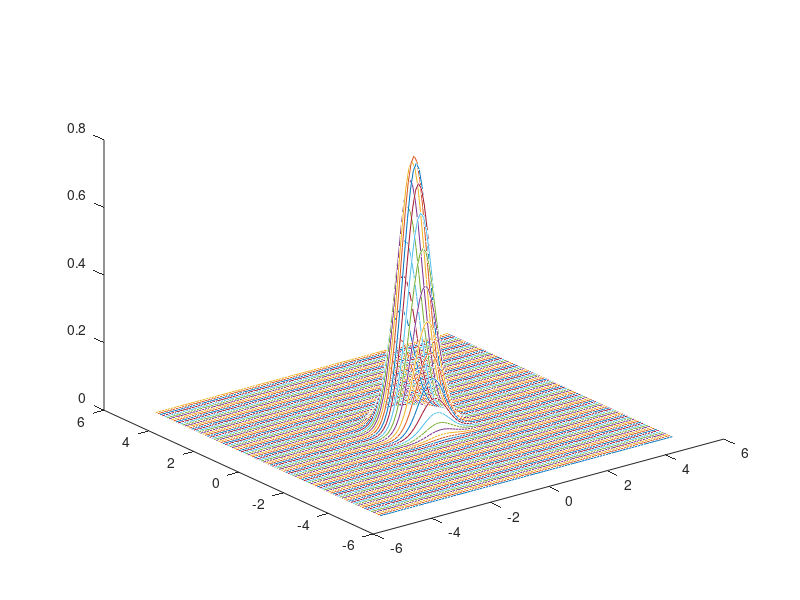
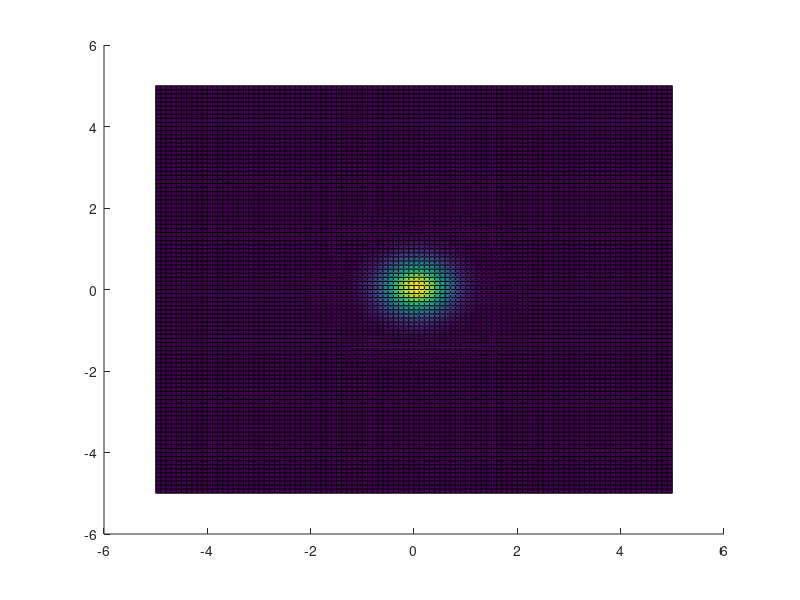

Reproduce these figures in MATLAB, in order.
function Gaussian2D
    clear;close;clc;
    x=-5:0.1:5; 
    y=-5:0.1:5;
    
    xsigma2 = 0.2; xmu = 0;
    ysigma2 = 0.2; ymu = 0;    
    for i=1:length(x)
        for j=1:length(y)
            Z(i,j) = Gauss(x(i),xmu,xsigma2,y(j),ymu,ysigma2);
            X(i,j) = x(i);
            Y(i,j) = y(j);
        end
    end
	figure,plot3(X,Y,Z);
    figure,surface(X,Y,Z);
end

function Sonuc = Gauss(x,xmu,xsigma2,y,ymu,ysigma2)
    xsigma = sqrt(xsigma2); ysigma = sqrt(ysigma2);
    xb = (x-xmu)^2/xsigma2;
    yb = (y-ymu)^2/ysigma2;
    Sonuc = 1./ (xsigma*ysigma*2*pi) .* exp( -0.5* (xb + yb) );
end